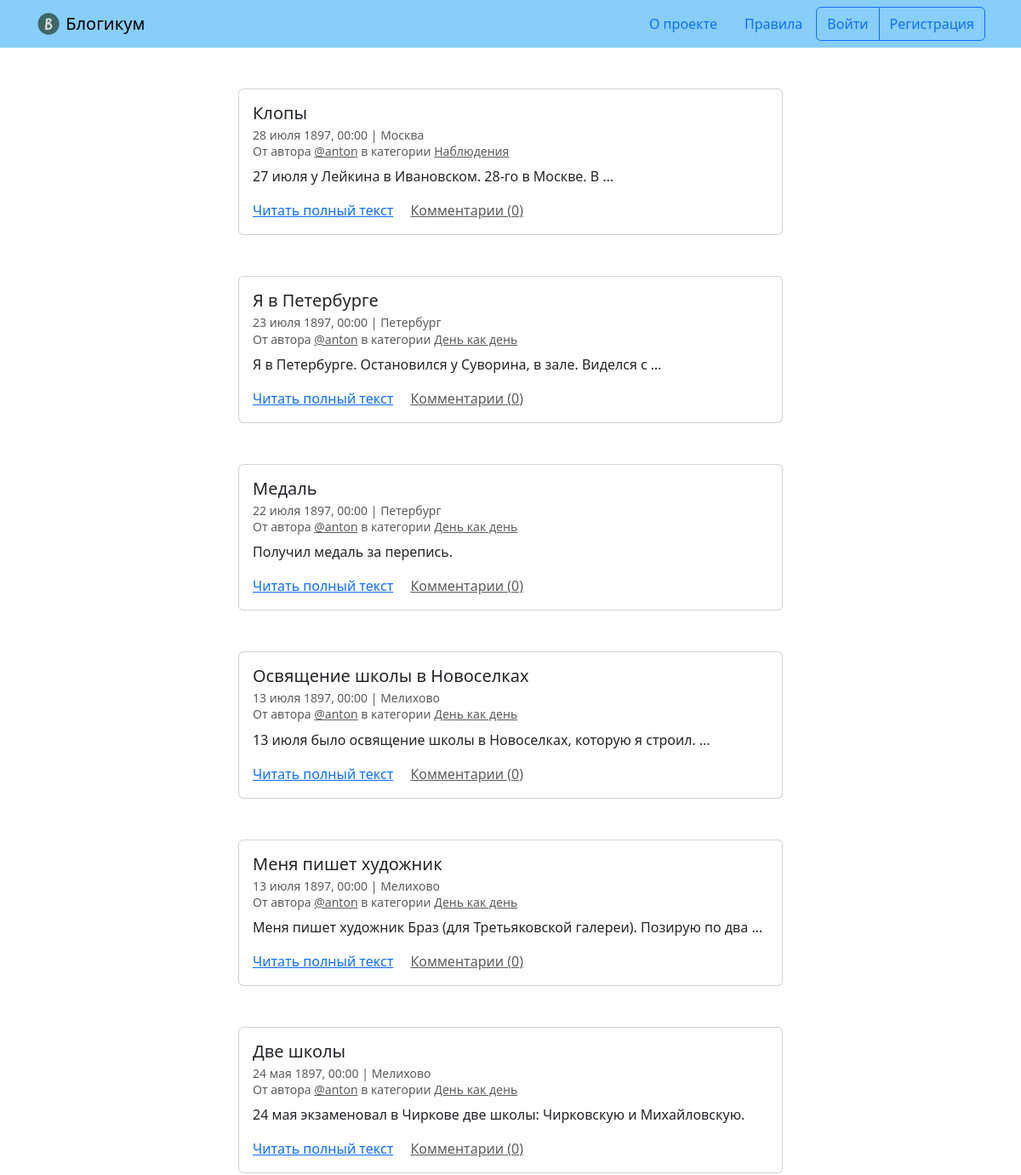
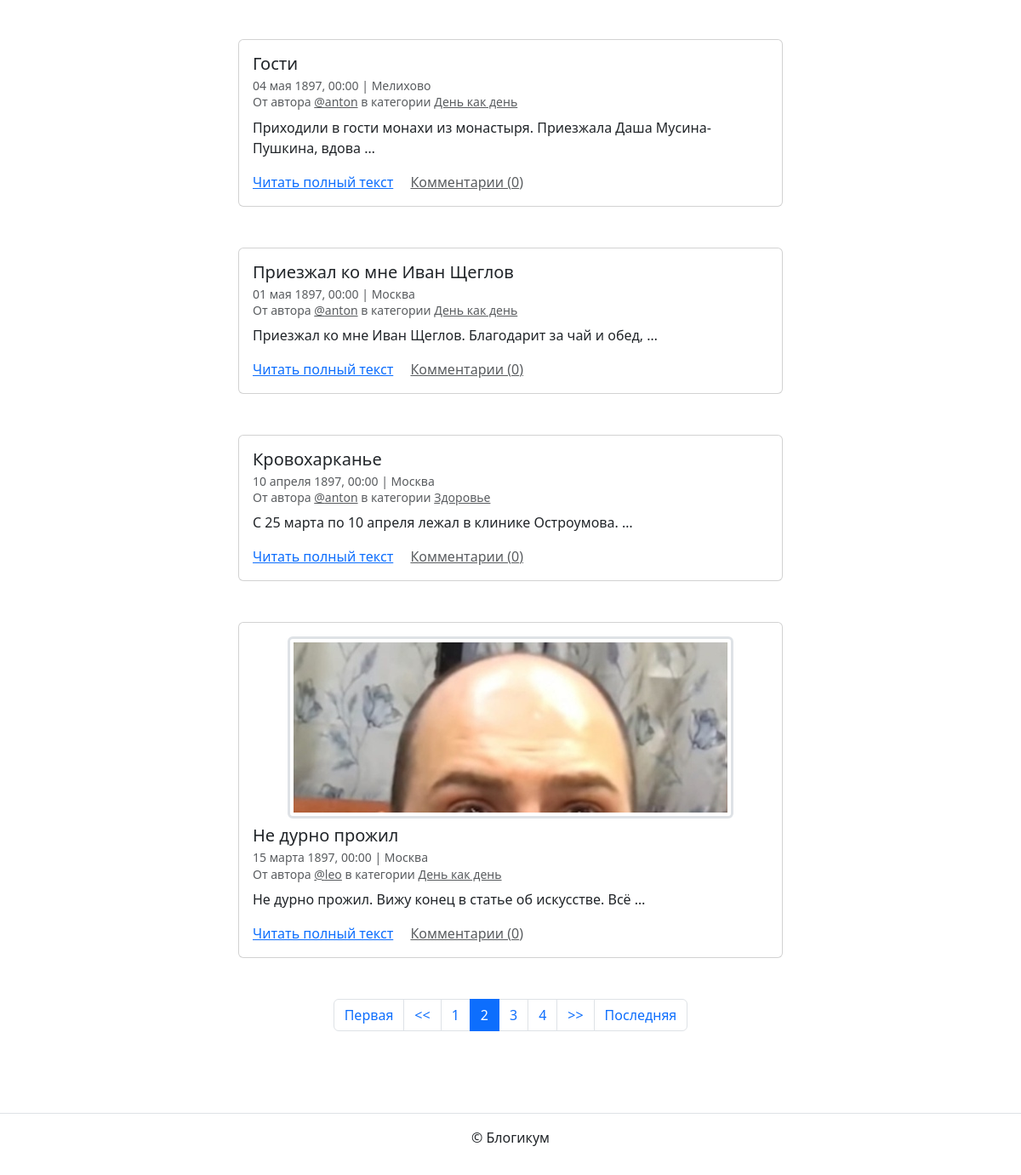
Screenshot of /?page=2 with the database file from the repository (2 pictures, top to bottom).
### blog/models.py (models this page shows, shortened)
class BaseModel(models.Model):
    created_at = models.DateTimeField(
        auto_now_add=True,
        verbose_name='Добавлено'
    )
    is_published = models.BooleanField(
        default=True,
        verbose_name='Опубликовано',
        help_text='Снимите галочку, чтобы скрыть публикацию.'
    )
    class Meta:
        abstract = True

class Post(BaseModel):
    title = models.CharField(max_length=MAX_LENGHT,
                             verbose_name='Заголовок')
    text = models.TextField(verbose_name='Текст')
    pub_date = models.DateTimeField(verbose_name='Дата и '
                                                 'время публикации',
                                    help_text='Если установить дату '
                                              'и время в будущем — '
                                              'можно делать '
                                              'отложенные публикации.')
    author = models.ForeignKey(User,
                               on_delete=models.CASCADE,
                               verbose_name='Автор публикации',)
    location = models.ForeignKey(Location,
                                 on_delete=models.SET_NULL,
                                 null=True,
                                 verbose_name='Местоположение',)
    category = models.ForeignKey(Category,
                                 on_delete=models.SET_NULL,
                                 null=True,
                                 verbose_name='Категория',)
    image = models.ImageField('Фото', upload_to='post_images', blank=True)
    class Meta:
        verbose_name = 'публикация'
        verbose_name_plural = 'Публикации'
        ordering = ('-pub_date', )
        default_related_name = 'posts'

class Location(BaseModel):
    name = models.CharField(max_length=MAX_LENGHT,
                            verbose_name='Название места')
    class Meta:
        verbose_name = 'местоположение'
        verbose_name_plural = 'Местоположения'

class Category(BaseModel):
    title = models.CharField(max_length=MAX_LENGHT,
                             verbose_name='Заголовок')
    description = models.TextField(verbose_name='Описание')
    slug = models.SlugField(unique=True,
                            verbose_name='Идентификатор',
                            help_text='Идентификатор страницы для URL; '
                                      'разрешены символы латиницы, цифры, '
                                      'дефис и подчёркивание.')
    class Meta:
        verbose_name = 'категория'
        verbose_name_plural = 'Категории'

### blog/views.py (the view)
class PostListView(ListView):
    template_name = 'blog/index.html'
    model = Post
    ordering = '-pub_date'
    paginate_by = PAGINATOR_VALUE
    def get_queryset(self):
        query_set = post_all_query().filter(
            pub_date__lte=timezone.now(),
            is_published=True,
            category__is_published=True,
        )
        return query_set

### blog/utils.py (called while the page is built)
def post_all_query():
    query_set = (
        Post.objects.select_related(
            "category",
            "location",
            "author",
        )
        .annotate(comment_count=Count("comments"))
        .order_by("-pub_date")
    )
    return query_set

### templates/blog/index.html (shortened to what this page needs)
{% extends "base.html" %}
{% block content %}
  {% for post in page_obj %}
    <article class="mb-5">
      {% include "includes/post_card.html" %}
    </article>
  {% endfor %}
  {% include "includes/paginator.html" %}
{% endblock %}

### templates/includes/post_card.html (shortened to what this page needs)
<div class="col d-flex justify-content-center">
  <div class="card" style="width: 40rem;">
    <div class="card-body">
      {% if post.image %}
        <a href="{{ post.image.url }}" target="_blank">
          <img class="border-3 rounded img-fluid img-thumbnail mb-2 mx-auto d-block" src="{{ post.image.url }}">
        </a>
      {% endif %}
      <h5 class="card-title">{{ post.title }}</h5>
      <h6 class="card-subtitle mb-2 text-muted">
        <small>
          {{ post.pub_date|date:"d E Y, H:i" }} | {% if post.location and post.location.is_published %}{{ post.location.name }}{% else %}Планета Земля{% endif %}<br>
          От автора <a class="text-muted" href="{% url 'blog:profile' post.author %}">@{{ post.author.username }}</a> в
          категории {% include "includes/category_link.html" %}
        </small>
      </h6>
      <p class="card-text">{{ post.text|truncatewords:10 }}</p>
      <a href="{% url 'blog:post_detail' post.id %}" class="card-link">Читать полный текст</a>
      <a href="{% url 'blog:post_detail' post.id %}" class="card-link text-muted">Комментарии ({{ post.comment_count }})</a>
    </div>
  </div>
</div>

### templates/includes/category_link.html
<a class="text-muted" href="{% url 'blog:category_posts' post.category.slug %}">
  {{ post.category.title }}
</a>

### rows the page displays
Post: title "Клопы", pub_date "28 июля 1897, 00:00", location.name "Москва", author.username "anton", category "Наблюдения", text "27 июля у Лейкина в Ивановском. 28-го в Москве. В …", comment_count "0"
Post: title "Я в Петербурге", pub_date "23 июля 1897, 00:00", location.name "Петербург", author.username "anton", category "День как день", text "Я в Петербурге. Остановился у Суворина, в зале. Виделся с …", comment_count "0"
Post: title "Медаль", pub_date "22 июля 1897, 00:00", location.name "Петербург", author.username "anton", category "День как день", text "Получил медаль за перепись.", comment_count "0"
Post: title "Освящение школы в Новоселках", pub_date "13 июля 1897, 00:00", location.name "Мелихово", author.username "anton", category "День как день", text "13 июля было освящение школы в Новоселках, которую я строил. …", comment_count "0"
Post: title "Меня пишет художник", pub_date "13 июля 1897, 00:00", location.name "Мелихово", author.username "anton", category "День как день", text "Меня пишет художник Браз (для Третьяковской галереи). Позирую по два …", comment_count "0"
Post: title "Две школы", pub_date "24 мая 1897, 00:00", location.name "Мелихово", author.username "anton", category "День как день", text "24 мая экзаменовал в Чиркове две школы: Чирковскую и Михайловскую.", comment_count "0"
Post: title "Гости", pub_date "04 мая 1897, 00:00", location.name "Мелихово", author.username "anton", category "День как день", text "Приходили в гости монахи из монастыря. Приезжала Даша Мусина-Пушкина, вдова …", comment_count "0"
Post: title "Приезжал ко мне Иван Щеглов", pub_date "01 мая 1897, 00:00", location.name "Москва", author.username "anton", category "День как день", text "Приезжал ко мне Иван Щеглов. Благодарит за чай и обед, …", comment_count "0"
Post: title "Кровохарканье", pub_date "10 апреля 1897, 00:00", location.name "Москва", author.username "anton", category "Здоровье", text "С 25 марта по 10 апреля лежал в клинике Остроумова. …", comment_count "0"
Post: image (picture), title "Не дурно прожил", pub_date "15 марта 1897, 00:00", location.name "Москва", author.username "leo", category "День как день", text "Не дурно прожил. Вижу конец в статье об искусстве. Всё …", comment_count "0"

### other values shown
{{ i }} "1" "3" "4"
{{ i }} "2"
